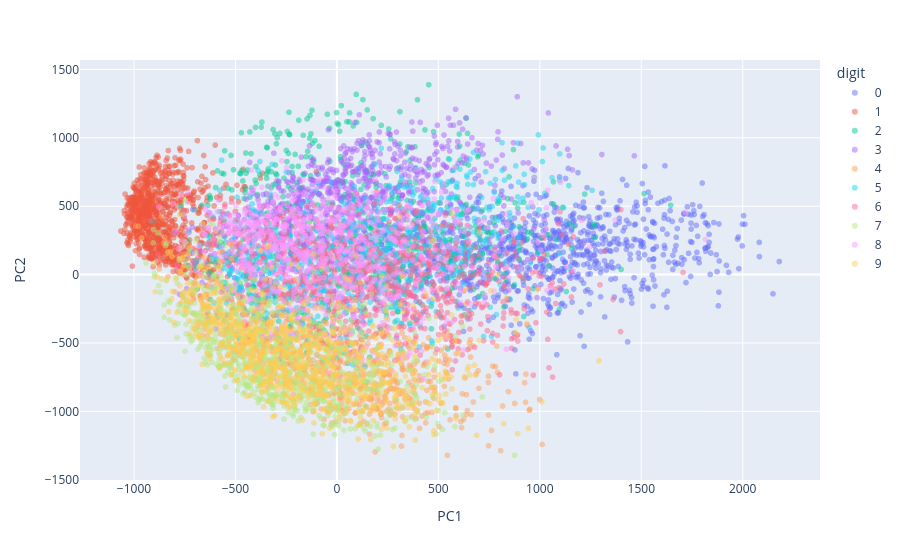

The notebook cell saved with this chart:
### Markdown cell above
## Pictures: 2D and 3D (drag the 3D plot to turn it; click a digit in the legend to hide it)

### Code cell
p3 = PCA(n_components=3).fit(X_train)
Z = p3.transform(X_test)
df = pd.DataFrame({"PC1": Z[:, 0], "PC2": Z[:, 1], "PC3": Z[:, 2], "digit": y_test.astype(str)})
order = {"digit": [str(i) for i in range(10)]}
px.scatter(df, x="PC1", y="PC2", color="digit", category_orders=order, opacity=0.5)

### Figure 1 — Plotly figure (JSON) as saved in the notebook; plotly's stock layout.template omitted (floating-point values rounded to 4 significant figures; data arrays with more than 128 entries replaced by an {"elided": "..."} marker saying what was removed)
{"data": [{"hovertemplate": "digit=0<br>PC1=%{x}<br>PC2=%{y}<extra></extra>", "legendgroup": "0", "marker": {"color": "#636efa", "opacity": 0.5, "symbol": "circle"}, "mode": "markers", "name": "0", "showlegend": true, "type": "scattergl", "x": {"elided": "872 float values"}, "xaxis": "x", "y": {"elided": "872 float values"}, "yaxis": "y"}, {"hovertemplate": "digit=1<br>PC1=%{x}<br>PC2=%{y}<extra></extra>", "legendgroup": "1", "marker": {"color": "#EF553B", "opacity": 0.5, "symbol": "circle"}, "mode": "markers", "name": "1", "showlegend": true, "type": "scattergl", "x": {"elided": "967 float values"}, "xaxis": "x", "y": {"elided": "967 float values"}, "yaxis": "y"}, {"hovertemplate": "digit=2<br>PC1=%{x}<br>PC2=%{y}<extra></extra>", "legendgroup": "2", "marker": {"color": "#00cc96", "opacity": 0.5, "symbol": "circle"}, "mode": "markers", "name": "2", "showlegend": true, "type": "scattergl", "x": {"elided": "787 float values"}, "xaxis": "x", "y": {"elided": "787 float values"}, "yaxis": "y"}, {"hovertemplate": "digit=3<br>PC1=%{x}<br>PC2=%{y}<extra></extra>", "legendgroup": "3", "marker": {"color": "#ab63fa", "opacity": 0.5, "symbol": "circle"}, "mode": "markers", "name": "3", "showlegend": true, "type": "scattergl", "x": {"elided": "884 float values"}, "xaxis": "x", "y": {"elided": "884 float values"}, "yaxis": "y"}, {"hovertemplate": "digit=4<br>PC1=%{x}<br>PC2=%{y}<extra></extra>", "legendgroup": "4", "marker": {"color": "#FFA15A", "opacity": 0.5, "symbol": "circle"}, "mode": "markers", "name": "4", "showlegend": true, "type": "scattergl", "x": {"elided": "842 float values"}, "xaxis": "x", "y": {"elided": "842 float values"}, "yaxis": "y"}, {"hovertemplate": "digit=5<br>PC1=%{x}<br>PC2=%{y}<extra></extra>", "legendgroup": "5", "marker": {"color": "#19d3f3", "opacity": 0.5, "symbol": "circle"}, "mode": "markers", "name": "5", "showlegend": true, "type": "scattergl", "x": {"elided": "735 float values"}, "xaxis": "x", "y": {"elided": "735 float values"}, "yaxis": "y"}, {"hovertemplate": "digit=6<br>PC1=%{x}<br>PC2=%{y}<extra></extra>", "legendgroup": "6", "marker": {"color": "#FF6692", "opacity": 0.5, "symbol": "circle"}, "mode": "markers", "name": "6", "showlegend": true, "type": "scattergl", "x": {"elided": "820 float values"}, "xaxis": "x", "y": {"elided": "820 float values"}, "yaxis": "y"}, {"hovertemplate": "digit=7<br>PC1=%{x}<br>PC2=%{y}<extra></extra>", "legendgroup": "7", "marker": {"color": "#B6E880", "opacity": 0.5, "symbol": "circle"}, "mode": "markers", "name": "7", "showlegend": true, "type": "scattergl", "x": {"elided": "858 float values"}, "xaxis": "x", "y": {"elided": "858 float values"}, "yaxis": "y"}, {"hovertemplate": "digit=8<br>PC1=%{x}<br>PC2=%{y}<extra></extra>", "legendgroup": "8", "marker": {"color": "#FF97FF", "opacity": 0.5, "symbol": "circle"}, "mode": "markers", "name": "8", "showlegend": true, "type": "scattergl", "x": {"elided": "809 float values"}, "xaxis": "x", "y": {"elided": "809 float values"}, "yaxis": "y"}, {"hovertemplate": "digit=9<br>PC1=%{x}<br>PC2=%{y}<extra></extra>", "legendgroup": "9", "marker": {"color": "#FECB52", "opacity": 0.5, "symbol": "circle"}, "mode": "markers", "name": "9", "showlegend": true, "type": "scattergl", "x": {"elided": "826 float values"}, "xaxis": "x", "y": {"elided": "826 float values"}, "yaxis": "y"}], "layout": {"legend": {"title": {"text": "digit"}, "tracegroupgap": 0}, "margin": {"t": 60}, "xaxis": {"anchor": "y", "domain": [0.0, 1.0], "title": {"text": "PC1"}}, "yaxis": {"anchor": "x", "domain": [0.0, 1.0], "title": {"text": "PC2"}}}}
